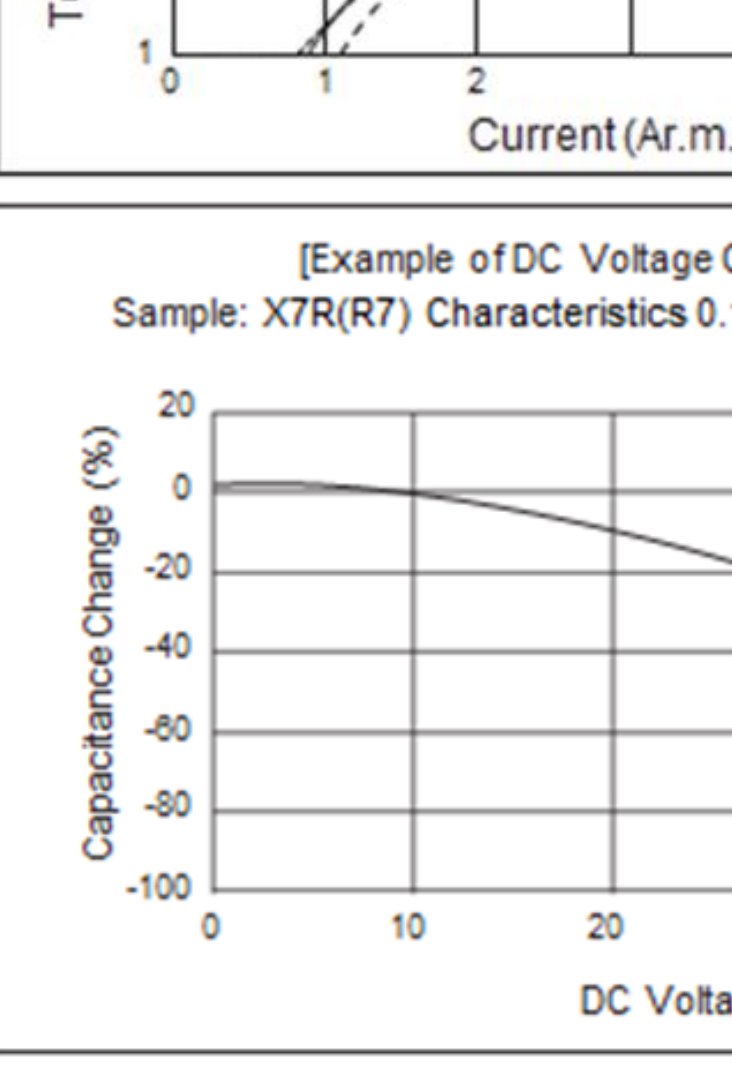
#> input picture build/murata_dcbias_zoom.png, 732 x 1072 px, found by its file name
$ python analyze4.py
#> lines starting #> are read from the running program, lines starting #| are printed output that depends on the picture
from PIL import Image

img = Image.open(r"D:\100W\MY_PRO\MIMI-FOC\build\murata_dcbias_zoom.png").convert("L")
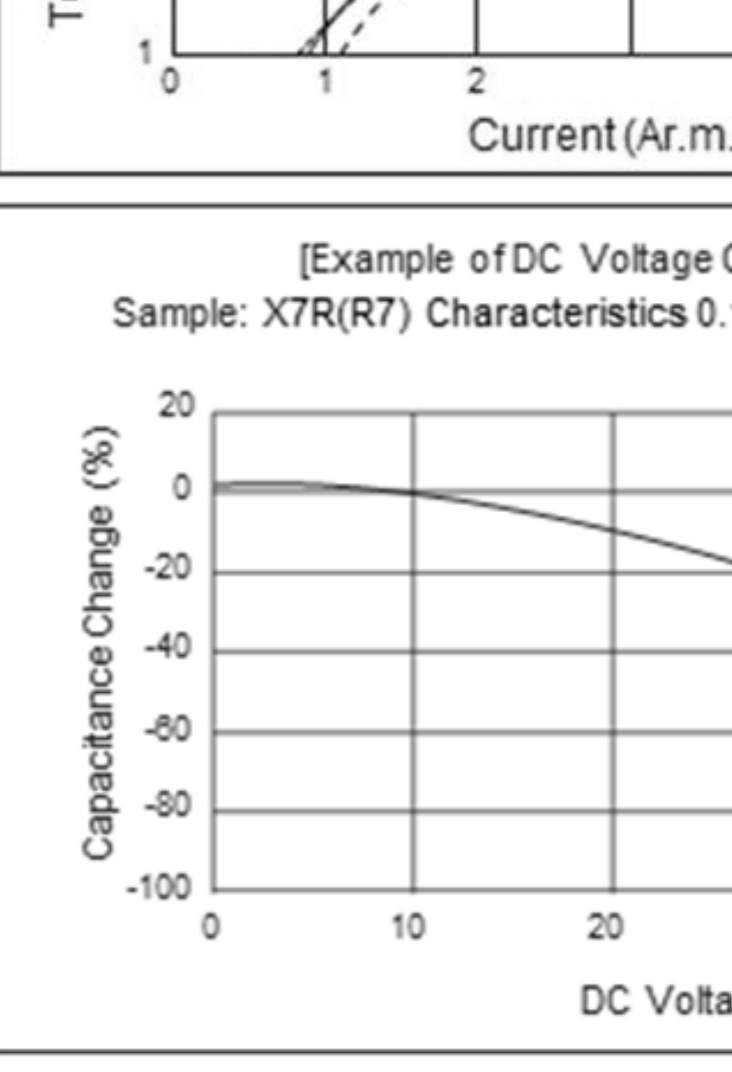
#> img: PIL image 732x1072 L; min 8, max 255, mean 240.3
px = img.load()
W, H = img.size
#> W = 732; H = 1072

def cluster(vals):
    out=[]
    for v in vals:
        if out and v-out[-1][-1]<=4: out[-1].append(v)
        else: out.append([v])
    return [sum(g)//len(g) for g in out]

# 竖网格线（灰色），宽阈值
vx=[]
for x in range(250,730):
    c=sum(1 for y in range(450,950) if px[x,y]<190)
    if c>300: vx.append(x)
#> this loop made 480 passes
#> c on passes 1 to 3: 35, 35, 35
#> after the loop, vx = [411, 412, 413, 414, 415, 610, 611, 612, 613, 614, 615]
print("vx:", cluster(vx))
#> the loop in cluster, `for v in vals:` made 11 passes
#> v on passes 1 to 11: 411, 412, 413, 414, 415, 610, 611, 612, 613, 614, 615
#> after the loop in cluster, `for v in vals:`: out = [[411, 412, 413, 414, 415], [610, 611, 612, 613, 614, 615]]
#| vx: [413, 612]

# 横网格线
hy=[]
for y in range(380,960):
    c=sum(1 for x in range(290,720) if px[x,y]<190)
    if c>300: hy.append(y)
#> this loop made 580 passes
#> c on passes 1 to 3: 0, 0, 0
#> after the loop, hy = 33 values from 410 to 891
print("hy:", cluster(hy))
#> the loop in cluster (call 2), `for v in vals:` made 33 passes
#> v on passes 1 to 12: 410, 411, 412, 413, 414, 415, 489, 490, 491, 492, 493, 571
#| hy: [412, 491, 572, 651, 732, 811, 889]
